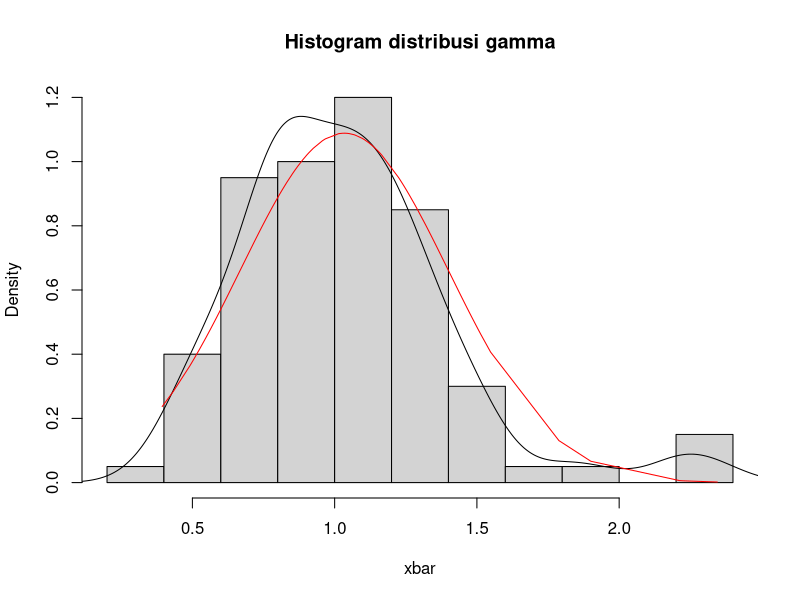

The R script that drew this image:
#######################
#                     #
#  Kelompok           #
#  Gamma dan Uniform  #
#                     #
#######################


plothist <- function(n = 10, nos = 100, shape = 1, rate = 1, dist="gamma") {
  
  xbar = rep(0,nos)
  
  if(dist == "gamma"){
    for(i in 1:nos){
      xbar[i] = mean(rgamma(n, shape = shape, rate = rate))
    }  
  }
  else if(dist == "uniform"){
    for(i in 1:nos){
      xbar[i] = mean(runif(n))
    }
  }
  
  xbar
  hist(xbar , main = paste("Histogram distribusi", dist), prob = T)
  #lines dari distribusi bangkitan
  lines(density(xbar))
  
  #lines distribusi normal
  lines(x = sort(xbar), y = dnorm(sort(xbar), mean(xbar), sd(xbar)), col = "red")
  
}


plothist(10,100, dist = "gamma")

